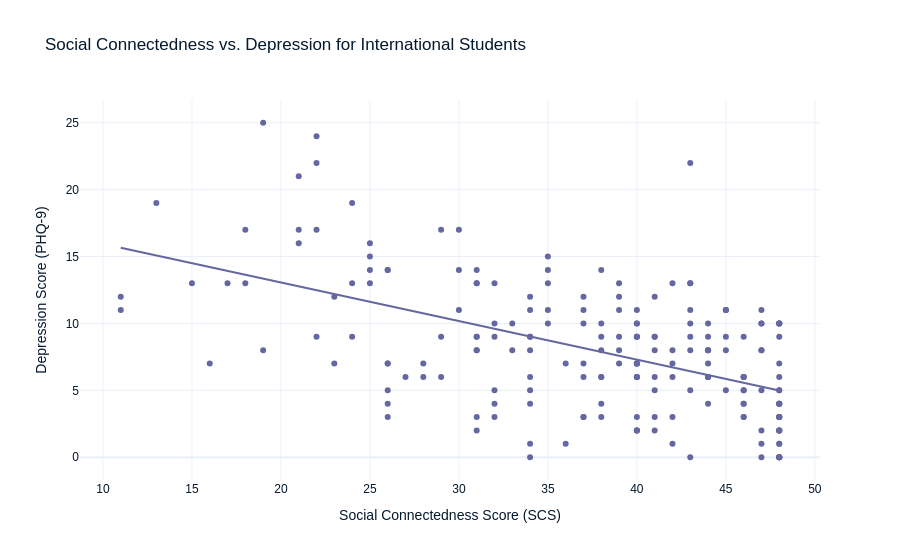

Notebook code for this chart:
### Code cell
fig1 = px.scatter(scs_depression, x='tosc', y='todep',
                 labels={'tosc': 'Social Connectedness Score (SCS)', 'todep': 'Depression Score (PHQ-9)'},
                 title='Social Connectedness vs. Depression for International Students',
                 trendline='ols')
fig1.show()

### Figure 1 — Plotly figure (JSON) as saved in the notebook; plotly's stock layout.template omitted (floating-point values rounded to 4 significant figures; data arrays with more than 128 entries replaced by an {"elided": "..."} marker saying what was removed)
{"data": [{"hovertemplate": "Social Connectedness Score (SCS)=%{x}<br>Depression Score (PHQ-9)=%{y}<extra></extra>", "legendgroup": "", "marker": {"color": "#6568a0", "symbol": "circle"}, "mode": "markers", "name": "", "orientation": "v", "showlegend": false, "type": "scatter", "x": {"elided": "201 int values"}, "xaxis": "x", "y": {"elided": "201 int values"}, "yaxis": "y"}, {"hovertemplate": "<b>OLS trendline</b><br>todep = -0.288289 * tosc + 18.8319<br>R<sup>2</sup>=0.288119<br><br>Social Connectedness Score (SCS)=%{x}<br>Depression Score (PHQ-9)=%{y} <b>(trend)</b><extra></extra>", "legendgroup": "", "marker": {"color": "#6568a0", "symbol": "circle"}, "mode": "lines", "name": "", "showlegend": false, "type": "scatter", "x": {"elided": "201 int values"}, "xaxis": "x", "y": {"elided": "201 float values"}, "yaxis": "y"}], "layout": {"legend": {"tracegroupgap": 0}, "title": {"text": "Social Connectedness vs. Depression for International Students"}, "xaxis": {"anchor": "y", "domain": [0, 1], "title": {"text": "Social Connectedness Score (SCS)"}}, "yaxis": {"anchor": "x", "domain": [0, 1], "title": {"text": "Depression Score (PHQ-9)"}}}}
